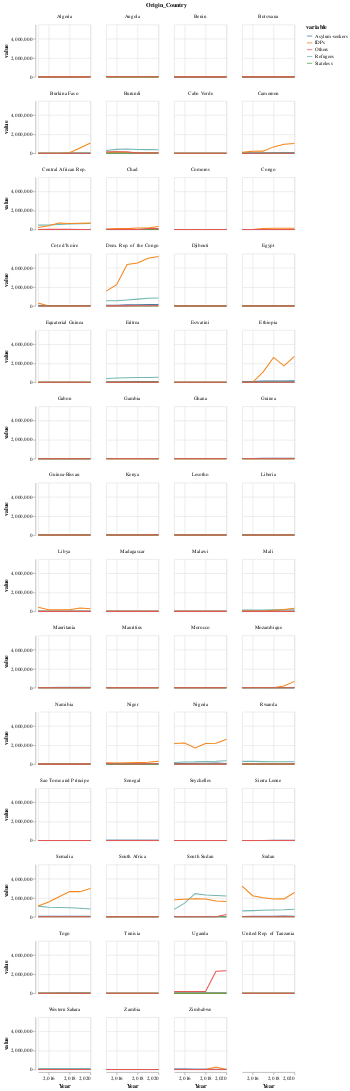

The notebook cell this image was saved under:
### Code cell
alt.Chart(df_africa_melted).mark_line().encode(
    x='Year',
    y='value',
    color='variable',
    tooltip=['Year', 'variable', 'value']
).properties(
    width=100,
    height=100
).facet(
    facet='Origin_Country:N',
    columns=4
)

### Figure 1 — Vega-Lite specification as saved in the notebook (floating-point values rounded to 4 significant figures; data arrays with more than 128 entries replaced by an {"elided": "..."} marker saying what was removed)
{"config": {"view": {"continuousWidth": 400, "continuousHeight": 300}}, "data": {"name": "data-ffaf9fb5bb2339ea9c2faa87f8f78d6d"}, "facet": {"type": "nominal", "field": "Origin_Country"}, "spec": {"mark": "line", "encoding": {"color": {"type": "nominal", "field": "variable"}, "tooltip": [{"type": "quantitative", "field": "Year"}, {"type": "nominal", "field": "variable"}, {"type": "quantitative", "field": "value"}], "x": {"type": "quantitative", "field": "Year"}, "y": {"type": "quantitative", "field": "value"}}, "height": 100, "width": 100}, "columns": 4, "$schema": "https://vega.github.io/schema/vega-lite/v4.8.1.json", "datasets": {"data-ffaf9fb5bb2339ea9c2faa87f8f78d6d": {"elided": "1650 records"}}}
